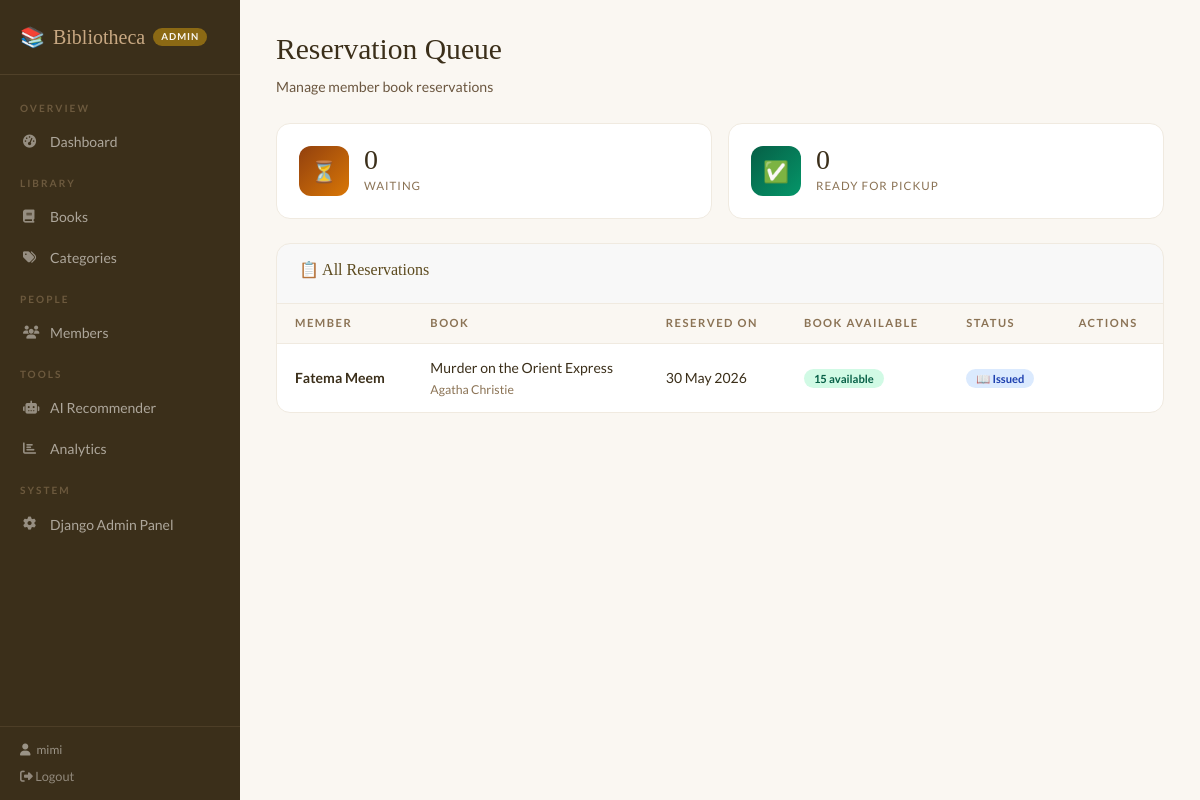
The page /panel/reservations/ (signed in) on the database its author committed.
### library/models.py (models this page shows, shortened)
class Reservation(models.Model):
    STATUS_CHOICES = [
        ('waiting', 'Waiting'),
        ('ready', 'Ready for Pickup'),
        ('cancelled', 'Cancelled'),
        ('issued', 'Issued'),
    ]
    member = models.ForeignKey(Member, on_delete=models.CASCADE, related_name='reservations')
    book = models.ForeignKey(Book, on_delete=models.CASCADE, related_name='reservations')
    status = models.CharField(max_length=20, choices=STATUS_CHOICES, default='waiting')
    reserved_date = models.DateTimeField(auto_now_add=True)
    notified = models.BooleanField(default=False)
    class Meta:
        ordering = ['reserved_date']

class Member(models.Model):
    user = models.OneToOneField(User, on_delete=models.CASCADE, related_name='member_profile')
    phone = models.CharField(max_length=20, blank=True)
    address = models.TextField(blank=True)
    is_approved = models.BooleanField(default=False)
    joined_date = models.DateTimeField(auto_now_add=True)

class Book(models.Model):
    title = models.CharField(max_length=200)
    author = models.CharField(max_length=200, blank=True)
    category = models.ForeignKey(Category, on_delete=models.SET_NULL, null=True, blank=True, related_name='books')
    isbn = models.CharField(max_length=20, blank=True)
    total_copies = models.IntegerField(default=1)
    available_copies = models.IntegerField(default=1)
    description = models.TextField(blank=True)
    added_date = models.DateField(auto_now_add=True)
    @property
    def is_available(self):
        return self.available_copies > 0

### library/views.py (the view)
# urls.py: path('panel/reservations/', views.admin_reservations, name='admin_reservations'),
@login_required
def admin_reservations(request):
    if not is_admin(request.user): return redirect('member_dashboard')
    all_reservations = Reservation.objects.select_related('member__user', 'book').order_by('-reserved_date')
    return render(request, 'library/admin_reservations.html', {
        'all_reservations': all_reservations,
        'waiting_count': all_reservations.filter(status='waiting').count(),
        'ready_count': all_reservations.filter(status='ready').count(),
    })

### library/views.py (called while the page is built)
def is_admin(user):
    return user.is_staff or user.is_superuser

### templates/library/admin_reservations.html (shortened to what this page needs)
{% extends 'library/base.html' %}
{% block content %}
<div class="page-header"><h1>Reservation Queue</h1><p>Manage member book reservations</p></div>
<div style="display:grid;grid-template-columns:repeat(2,1fr);gap:16px;margin-bottom:24px;">
    <div class="stat-card"><div class="stat-icon si-amber">⏳</div><div><div class="stat-num">{{ waiting_count }}</div><div class="stat-lbl">Waiting</div></div></div>
    <div class="stat-card"><div class="stat-icon si-green">✅</div><div><div class="stat-num">{{ ready_count }}</div><div class="stat-lbl">Ready for Pickup</div></div></div>
</div>
<div class="card">
    <div class="card-header"><h3>📋 All Reservations</h3></div>
    <table>
        <thead>
            <tr>
                <th>Member</th>
                <th>Book</th>
                <th>Reserved On</th>
                <th>Book Available</th>
                <th>Status</th>
                <th>Actions</th>
            </tr>
        </thead>
        <tbody>
        {% for res in all_reservations %}
        <tr>
            <td><strong>{{ res.member.user.get_full_name|default:res.member.user.username }}</strong></td>
            <td>
                {{ res.book.title }}<br>
                <small style="color:#8B7355;">{{ res.book.author }}</small>
            </td>
            <td>{{ res.reserved_date|date:"d M Y" }}</td>
            <td>
                {% if res.book.is_available %}
                    <span class="badge badge-available">{{ res.book.available_copies }} available</span>
                {% else %}
                    <span class="badge badge-unavailable">Not available</span>
                {% endif %}
            </td>
            <td>
                {% if res.status == 'waiting' %}
                    <span class="badge badge-pending">⏳ Waiting</span>
                {% elif res.status == 'ready' %}
                    <span class="badge badge-approved">✅ Ready</span>
                {% elif res.status == 'issued' %}
                    <span class="badge badge-returned">📖 Issued</span>
                {% elif res.status == 'cancelled' %}
                    <span class="badge badge-rejected">Cancelled</span>
                {% endif %}
            </td>
            <td style="display:flex;gap:8px;">
            </td>
        </tr>
        {% endfor %}
        </tbody>
    </table>
</div>
{% endblock %}

### templates/library/base.html (shortened to what this page needs)
<!DOCTYPE html>
<html lang="en">
<head>
    <link href="https://cdn.jsdelivr.net/npm/bootstrap@5.3.2/dist/css/bootstrap.min.css" rel="stylesheet">
    <link href="https://cdnjs.cloudflare.com/ajax/libs/font-awesome/6.4.0/css/all.min.css" rel="stylesheet">
</head>
<body>
<div class="sidebar">
    <div class="sidebar-brand">
        <a href="{% if request.user.is_staff %}{% url 'admin_dashboard' %}{% else %}{% url 'member_dashboard' %}{% endif %}">
            <span>📚</span> Bibliotheca
            {% if request.user.is_staff %}<span class="sidebar-badge">Admin</span>
            {% else %}<span class="sidebar-badge">Member</span>{% endif %}
        </a>
    </div>
    <nav class="sidebar-nav">
        {% if request.user.is_staff %}
        <div class="nav-sec">Overview</div>
        <a href="{% url 'admin_dashboard' %}" {% if request.resolver_match.url_name == 'admin_dashboard' %}class="active"{% endif %}><i class="fas fa-tachometer-alt"></i> Dashboard</a>
        <div class="nav-sec">Library</div>
        <a href="{% url 'book_list' %}" {% if 'book' in request.resolver_match.url_name %}class="active"{% endif %}><i class="fas fa-book"></i> Books</a>
        <a href="{% url 'category_list' %}" {% if request.resolver_match.url_name == 'category_list' %}class="active"{% endif %}><i class="fas fa-tags"></i> Categories</a>
        <div class="nav-sec">People</div>
        <a href="{% url 'member_list' %}" {% if request.resolver_match.url_name == 'member_list' %}class="active"{% endif %}><i class="fas fa-users"></i> Members</a>
        <div class="nav-sec">Tools</div>
        <a href="{% url 'ai_recommender' %}" {% if request.resolver_match.url_name == 'ai_recommender' %}class="active"{% endif %}><i class="fas fa-robot"></i> AI Recommender</a>
        <a href="{% url 'analytics' %}" {% if request.resolver_match.url_name == 'analytics' %}class="active"{% endif %}><i class="fas fa-chart-bar"></i> Analytics</a>
        <div class="nav-sec">System</div>
        <a href="/admin" target="_blank"><i class="fas fa-cog"></i> Django Admin Panel</a>
        {% endif %}
    </nav>
    <div class="sidebar-user">
        <span><i class="fas fa-user" style="margin-right:6px;"></i>{{ request.user.username }}</span>
        <a href="{% url 'logout' %}" style="color:rgba(250,247,242,0.45);text-decoration:none;font-size:0.8rem;transition:color 0.15s;" onmouseover="this.style.color='var(--cream)'" onmouseout="this.style.color='rgba(250,247,242,0.45)'">
            <i class="fas fa-sign-out-alt"></i> Logout
        </a>
    </div>
</div>
<div class="main-content">
    {% block content %}{% endblock %}
</div>
</body>
</html>

### templates/library/base.html (style rules this page uses)
:root { --cream:#FAF7F2;--cream-dark:#F0EAE0;--brown-light:#C8A882;--brown:#8B6914;--brown-dark:#5C4A1E;--brown-deep:#3B2F1A; }
* { margin:0;padding:0;box-sizing:border-box; }
body { font-family:'Lato',sans-serif;background:var(--cream);color:var(--brown-deep); }
.sidebar { width:240px;min-height:100vh;background:var(--brown-deep);position:fixed;left:0;top:0;display:flex;flex-direction:column;z-index:100; }
.sidebar-brand { padding:22px 20px;border-bottom:1px solid rgba(200,168,130,0.15); }
.sidebar-brand a { font-family:'Playfair Display',serif;color:var(--brown-light);font-size:1.25rem;text-decoration:none;display:flex;align-items:center;gap:8px; }
.sidebar-badge { font-size:0.6rem;background:var(--brown);color:var(--cream);padding:2px 8px;border-radius:20px;font-family:'Lato',sans-serif;font-weight:700;letter-spacing:1px;text-transform:uppercase; }
.sidebar-nav { padding:12px 0;flex:1; }
.nav-sec { padding:14px 20px 5px;font-size:0.63rem;font-weight:700;letter-spacing:2px;text-transform:uppercase;color:rgba(200,168,130,0.35); }
.sidebar-nav a { display:flex;align-items:center;gap:11px;padding:10px 20px;color:rgba(250,247,242,0.6);text-decoration:none;font-size:0.875rem;transition:all 0.15s;border-left:3px solid transparent; }
.sidebar-nav a i { width:16px;font-size:0.82rem;opacity:0.8; }
.sidebar-user { padding:14px 20px;border-top:1px solid rgba(200,168,130,0.12);display:flex;flex-direction:column;gap:8px; }
.sidebar-user span { color:rgba(250,247,242,0.5);font-size:0.75rem; }
.main-content { margin-left:240px;min-height:100vh;padding:32px 36px; }
.page-header { margin-bottom:26px; }
.page-header h1 { font-family:'Playfair Display',serif;font-size:1.85rem;color:var(--brown-deep); }
.page-header p { color:#6B5740;font-size:0.88rem;margin-top:4px; }
.stat-card { background:white;border:1px solid var(--cream-dark);border-radius:14px;padding:22px;display:flex;align-items:center;gap:15px;transition:all 0.2s; }
.stat-icon { width:50px;height:50px;border-radius:12px;display:flex;align-items:center;justify-content:center;font-size:1.3rem;flex-shrink:0; }
.si-amber { background:linear-gradient(135deg,#92400e,#d97706); }
.si-green { background:linear-gradient(135deg,#065f46,#059669); }
.stat-num { font-family:'Playfair Display',serif;font-size:1.75rem;color:var(--brown-deep);line-height:1; }
.stat-lbl { font-size:0.72rem;color:#8B7355;text-transform:uppercase;letter-spacing:1px;margin-top:3px; }
.card { background:white;border:1px solid var(--cream-dark);border-radius:14px;overflow:hidden; }
.card-header { padding:16px 22px;border-bottom:1px solid var(--cream-dark);display:flex;align-items:center;justify-content:space-between; }
.card-header h3 { font-family:'Playfair Display',serif;font-size:1rem;color:var(--brown-dark); }
table { width:100%;border-collapse:collapse; }
th { padding:11px 18px;text-align:left;font-size:0.7rem;font-weight:700;text-transform:uppercase;letter-spacing:1.5px;color:#8B7355;background:var(--cream);border-bottom:1px solid var(--cream-dark); }
td { padding:13px 18px;font-size:0.875rem;color:var(--brown-deep);border-bottom:1px solid rgba(240,234,224,0.5); }
tr:last-child td { border-bottom:none; }
.badge { padding:4px 10px;border-radius:20px;font-size:0.7rem;font-weight:700;display:inline-block; }
.badge-returned { background:#dbeafe;color:#1e40af; }
.badge-available { background:#d1fae5;color:#065f46; }

### rows shown on the page
Reservation: member.user.get_full_name "Fatema Meem", book "Murder on the Orient Express", book.author "Agatha Christie", reserved_date "30 May 2026", book.available_copies "15", status "📖 Issued"

### other values the page prints
{{ request.user.username }} "mimi"
{{ waiting_count }} "0"
{{ ready_count }} "0"
